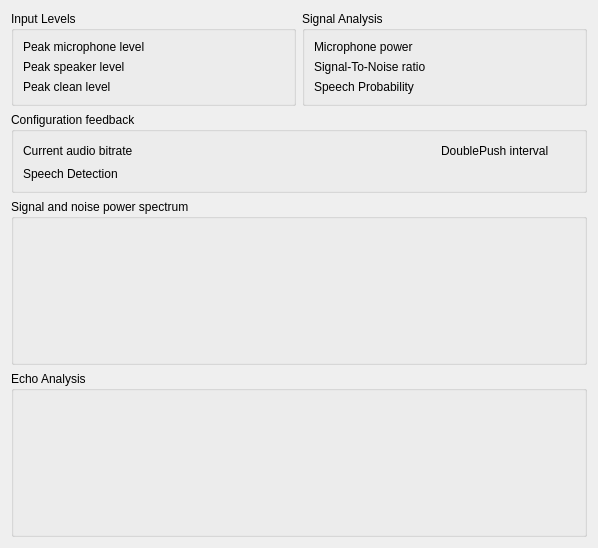
<?xml version="1.0" encoding="UTF-8"?>
<ui version="4.0">
 <class>AudioStats</class>
 <widget class="QDialog" name="AudioStats">
  <property name="geometry">
   <rect>
    <x>0</x>
    <y>0</y>
    <width>598</width>
    <height>548</height>
   </rect>
  </property>
  <property name="windowTitle">
   <string>Audio Statistics</string>
  </property>
  <layout class="QVBoxLayout">
   <item>
    <layout class="QHBoxLayout">
     <item>
      <widget class="QGroupBox" name="qgbInput">
       <property name="title">
        <string>Input Levels</string>
       </property>
       <layout class="QGridLayout">
        <item row="0" column="0">
         <widget class="QLabel" name="qliMicLevel">
          <property name="text">
           <string>Peak microphone level</string>
          </property>
         </widget>
        </item>
        <item row="0" column="1">
         <widget class="QLabel" name="qlMicLevel">
          <property name="toolTip">
           <string>Peak power in last frame</string>
          </property>
          <property name="whatsThis">
           <string>This shows the peak power in the last frame (20 ms), and is the same measurement as you would usually find displayed as &quot;input power&quot;. Please disregard this and look at &lt;b&gt;Microphone power&lt;/b&gt; instead, which is much more steady and disregards outliers.</string>
          </property>
          <property name="text">
           <string/>
          </property>
         </widget>
        </item>
        <item row="1" column="0">
         <widget class="QLabel" name="qliSpeakerLevel">
          <property name="text">
           <string>Peak speaker level</string>
          </property>
         </widget>
        </item>
        <item row="1" column="1">
         <widget class="QLabel" name="qlSpeakerLevel">
          <property name="toolTip">
           <string>Peak power in last frame</string>
          </property>
          <property name="whatsThis">
           <string>This shows the peak power of the speakers in the last frame (20 ms). Unless you are using a multi-channel sampling method (such as ASIO) with speaker channels configured, this will be 0. If you have such a setup configured, and this still shows 0 while you're playing audio from other programs, your setup is not working.</string>
          </property>
          <property name="text">
           <string/>
          </property>
         </widget>
        </item>
        <item row="2" column="0">
         <widget class="QLabel" name="qliSignalLevel">
          <property name="text">
           <string>Peak clean level</string>
          </property>
         </widget>
        </item>
        <item row="2" column="1">
         <widget class="QLabel" name="qlSignalLevel">
          <property name="toolTip">
           <string>Peak power in last frame</string>
          </property>
          <property name="whatsThis">
           <string>This shows the peak power in the last frame (20 ms) after all processing. Ideally, this should be -96 dB when you're not talking. In reality, a sound studio should see -60 dB, and you should hopefully see somewhere around -20 dB. When you are talking, this should rise to somewhere between -5 and -10 dB.&lt;br /&gt;If you are using echo cancellation, and this rises to more than -15 dB when you're not talking, your setup is not working, and you'll annoy other users with echoes.</string>
          </property>
          <property name="text">
           <string/>
          </property>
         </widget>
        </item>
       </layout>
      </widget>
     </item>
     <item>
      <widget class="QGroupBox" name="qgbSignal">
       <property name="title">
        <string>Signal Analysis</string>
       </property>
       <layout class="QGridLayout">
        <item row="0" column="0">
         <widget class="QLabel" name="qliMicVolume">
          <property name="text">
           <string>Microphone power</string>
          </property>
         </widget>
        </item>
        <item row="0" column="1">
         <widget class="QLabel" name="qlMicVolume">
          <property name="toolTip">
           <string>How close the current input level is to ideal</string>
          </property>
          <property name="whatsThis">
           <string>This shows how close your current input volume is to the ideal. To adjust your microphone level, open whatever program you use to adjust the recording volume, and look at the value here while talking.&lt;br /&gt;&lt;b&gt;Talk loud, as you would when you're upset over getting fragged by a noob.&lt;/b&gt;&lt;br /&gt;Adjust the volume until this value is close to 100%, but make sure it doesn't go above. If it does go above, you are likely to get clipping in parts of your speech, which will degrade sound quality.</string>
          </property>
          <property name="text">
           <string/>
          </property>
         </widget>
        </item>
        <item row="1" column="0">
         <widget class="QLabel" name="qliMicSNR">
          <property name="text">
           <string>Signal-To-Noise ratio</string>
          </property>
         </widget>
        </item>
        <item row="1" column="1">
         <widget class="QLabel" name="qlMicSNR">
          <property name="toolTip">
           <string>Signal-To-Noise ratio from the microphone</string>
          </property>
          <property name="whatsThis">
           <string>This is the Signal-To-Noise Ratio (SNR) of the microphone in the last frame (20 ms). It shows how much clearer the voice is compared to the noise.&lt;br /&gt;If this value is below 1.0, there's more noise than voice in the signal, and so quality is reduced.&lt;br /&gt;There is no upper limit to this value, but don't expect to see much above 40-50 without a sound studio.</string>
          </property>
          <property name="text">
           <string/>
          </property>
         </widget>
        </item>
        <item row="2" column="0">
         <widget class="QLabel" name="qliSpeechProb">
          <property name="text">
           <string>Speech Probability</string>
          </property>
         </widget>
        </item>
        <item row="2" column="1">
         <widget class="QLabel" name="qlSpeechProb">
          <property name="toolTip">
           <string>Probability of speech</string>
          </property>
          <property name="whatsThis">
           <string>This is the probability that the last frame (20 ms) was speech and not environment noise.&lt;br /&gt;Voice activity transmission depends on this being right. The trick with this is that the middle of a sentence is always detected as speech; the problem is the pauses between words and the start of speech. It's hard to distinguish a sigh from a word starting with 'h'.&lt;br /&gt;If this is in bold font, it means RetroShare is currently transmitting (if you're connected).</string>
          </property>
          <property name="text">
           <string/>
          </property>
         </widget>
        </item>
       </layout>
      </widget>
     </item>
    </layout>
   </item>
   <item>
    <widget class="QGroupBox" name="qgbConfiguration">
     <property name="title">
      <string>Configuration feedback</string>
     </property>
     <layout class="QGridLayout">
      <item row="0" column="0">
       <widget class="QLabel" name="qliBitrate">
        <property name="text">
         <string>Current audio bitrate</string>
        </property>
       </widget>
      </item>
      <item row="0" column="1">
       <widget class="QLabel" name="qlBitrate">
        <property name="minimumSize">
         <size>
          <width>20</width>
          <height>0</height>
         </size>
        </property>
        <property name="toolTip">
         <string>Bitrate of last frame</string>
        </property>
        <property name="whatsThis">
         <string>This is the audio bitrate of the last compressed frame (20 ms), and as such will jump up and down as the VBR adjusts the quality. The peak bitrate can be adjusted in the Settings dialog.</string>
        </property>
        <property name="text">
         <string/>
        </property>
       </widget>
      </item>
      <item row="0" column="3">
       <widget class="QLabel" name="qliDoublePush">
        <property name="text">
         <string>DoublePush interval</string>
        </property>
       </widget>
      </item>
      <item row="0" column="4">
       <widget class="QLabel" name="qlDoublePush">
        <property name="minimumSize">
         <size>
          <width>20</width>
          <height>0</height>
         </size>
        </property>
        <property name="toolTip">
         <string>Time between last two Push-To-Talk presses</string>
        </property>
        <property name="text">
         <string/>
        </property>
       </widget>
      </item>
      <item row="1" column="0">
       <widget class="QLabel" name="qliSpeech">
        <property name="text">
         <string>Speech Detection</string>
        </property>
       </widget>
      </item>
      <item row="1" column="1" colspan="4">
       <widget class="AudioBar" name="abSpeech" native="true">
        <property name="toolTip">
         <string>Current speech detection chance</string>
        </property>
        <property name="whatsThis">
         <string>&lt;b&gt;This shows the current speech detection settings.&lt;/b&gt;&lt;br /&gt;You can change the settings from the Settings dialog or from the Audio Wizard.</string>
        </property>
       </widget>
      </item>
      <item row="0" column="2">
       <spacer>
        <property name="orientation">
         <enum>Qt::Horizontal</enum>
        </property>
        <property name="sizeHint" stdset="0">
         <size>
          <width>40</width>
          <height>20</height>
         </size>
        </property>
       </spacer>
      </item>
     </layout>
    </widget>
   </item>
   <item>
    <widget class="QGroupBox" name="qgbSpectrum">
     <property name="sizePolicy">
      <sizepolicy hsizetype="Preferred" vsizetype="Expanding">
       <horstretch>0</horstretch>
       <verstretch>0</verstretch>
      </sizepolicy>
     </property>
     <property name="title">
      <string>Signal and noise power spectrum</string>
     </property>
     <layout class="QVBoxLayout">
      <item>
       <widget class="AudioNoiseWidget" name="anwNoise" native="true">
        <property name="toolTip">
         <string>Power spectrum of input signal and noise estimate</string>
        </property>
        <property name="whatsThis">
         <string>This shows the power spectrum of the current input signal (red line) and the current noise estimate (filled blue).&lt;br /&gt;All amplitudes are multiplied by 30 to show the interesting parts (how much more signal than noise is present in each waveband).&lt;br /&gt;This is probably only of interest if you're trying to fine-tune noise conditions on your microphone. Under good conditions, there should be just a tiny flutter of blue at the bottom. If the blue is more than halfway up on the graph, you have a seriously noisy environment.</string>
        </property>
       </widget>
      </item>
     </layout>
    </widget>
   </item>
   <item>
    <widget class="QGroupBox" name="qgbEcho">
     <property name="sizePolicy">
      <sizepolicy hsizetype="Preferred" vsizetype="Expanding">
       <horstretch>0</horstretch>
       <verstretch>0</verstretch>
      </sizepolicy>
     </property>
     <property name="title">
      <string>Echo Analysis</string>
     </property>
     <layout class="QVBoxLayout">
      <item>
       <widget class="AudioEchoWidget" name="aewEcho" native="true">
        <property name="sizePolicy">
         <sizepolicy hsizetype="Preferred" vsizetype="Expanding">
          <horstretch>0</horstretch>
          <verstretch>0</verstretch>
         </sizepolicy>
        </property>
        <property name="toolTip">
         <string>Weights of the echo canceller</string>
        </property>
        <property name="whatsThis">
         <string>This shows the weights of the echo canceller, with time increasing downwards and frequency increasing to the right.&lt;br /&gt;Ideally, this should be black, indicating no echo exists at all. More commonly, you'll have one or more horizontal stripes of bluish color representing time delayed echo. You should be able to see the weights updated in real time.&lt;br /&gt;Please note that as long as you have nothing to echo off, you won't see much useful data here. Play some music and things should stabilize. &lt;br /&gt;You can choose to view the real or imaginary parts of the frequency-domain weights, or alternately the computed modulus and phase. The most useful of these will likely be modulus, which is the amplitude of the echo, and shows you how much of the outgoing signal is being removed at that time step. The other viewing modes are mostly useful to people who want to tune the echo cancellation algorithms.&lt;br /&gt;Please note: If the entire image fluctuates massively while in modulus mode, the echo canceller fails to find any correlation whatsoever between the two input sources (speakers and microphone). Either you have a very long delay on the echo, or one of the input sources is configured wrong.</string>
        </property>
       </widget>
      </item>
     </layout>
    </widget>
   </item>
  </layout>
 </widget>
 <customwidgets>
  <customwidget>
   <class>AudioBar</class>
   <extends>QWidget</extends>
   <header>AudioStats.h</header>
   <container>1</container>
  </customwidget>
  <customwidget>
   <class>AudioNoiseWidget</class>
   <extends>QWidget</extends>
   <header>AudioStats.h</header>
   <container>1</container>
  </customwidget>
  <customwidget>
   <class>AudioEchoWidget</class>
   <extends>QWidget</extends>
   <header>AudioStats.h</header>
   <container>1</container>
  </customwidget>
 </customwidgets>
 <resources/>
 <connections/>
</ui>
